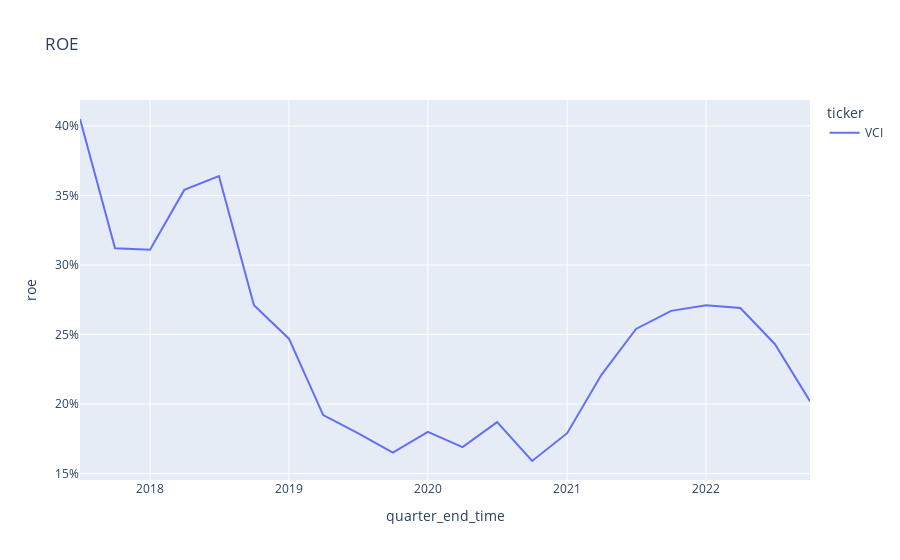

Notebook source saved alongside this figure:
### Markdown cell above
## ROE (Return on Equity)

### Code cell
import seaborn as sns
import plotly.express as px

fig = px.line(
    balancesheet_financialratio_incomestatement_per_group,
    x="quarter_end_time",
    y="roe",
    color="ticker",
    title="ROE",
)
fig.layout.yaxis.tickformat = ',.0%'
fig.show()

### Figure 1 — Plotly figure (JSON) as saved in the notebook; plotly's stock layout.template omitted (floating-point values rounded to 4 significant figures)
{"data": [{"hovertemplate": "ticker=VCI<br>quarter_end_time=%{x}<br>roe=%{y}<extra></extra>", "legendgroup": "VCI", "line": {"color": "#636efa", "dash": "solid"}, "marker": {"symbol": "circle"}, "mode": "lines", "name": "VCI", "orientation": "v", "showlegend": true, "type": "scatter", "x": ["2022-09-30T23:59:59.999999", "2022-06-30T23:59:59.999999", "2022-03-31T23:59:59.999999", "2021-12-31T23:59:59.999999", "2021-09-30T23:59:59.999999", "2021-06-30T23:59:59.999999", "2021-03-31T23:59:59.999999", "2020-12-31T23:59:59.999999", "2020-09-30T23:59:59.999999", "2020-06-30T23:59:59.999999", "2020-03-31T23:59:59.999999", "2019-12-31T23:59:59.999999", "2019-09-30T23:59:59.999999", "2019-06-30T23:59:59.999999", "2019-03-31T23:59:59.999999", "2018-12-31T23:59:59.999999", "2018-09-30T23:59:59.999999", "2018-06-30T23:59:59.999999", "2018-03-31T23:59:59.999999", "2017-12-31T23:59:59.999999", "2017-09-30T23:59:59.999999", "2017-06-30T23:59:59.999999"], "xaxis": "x", "y": [0.202, 0.243, 0.269, 0.271, 0.267, 0.254, 0.221, 0.179, 0.159, 0.187, 0.169, 0.18, 0.165, 0.179, 0.192, 0.247, 0.271, 0.364, 0.354, 0.311, 0.312, 0.405], "yaxis": "y"}], "layout": {"legend": {"title": {"text": "ticker"}, "tracegroupgap": 0}, "title": {"text": "ROE"}, "xaxis": {"anchor": "y", "domain": [0, 1], "title": {"text": "quarter_end_time"}}, "yaxis": {"anchor": "x", "domain": [0, 1], "tickformat": ",.0%", "title": {"text": "roe"}}}}
